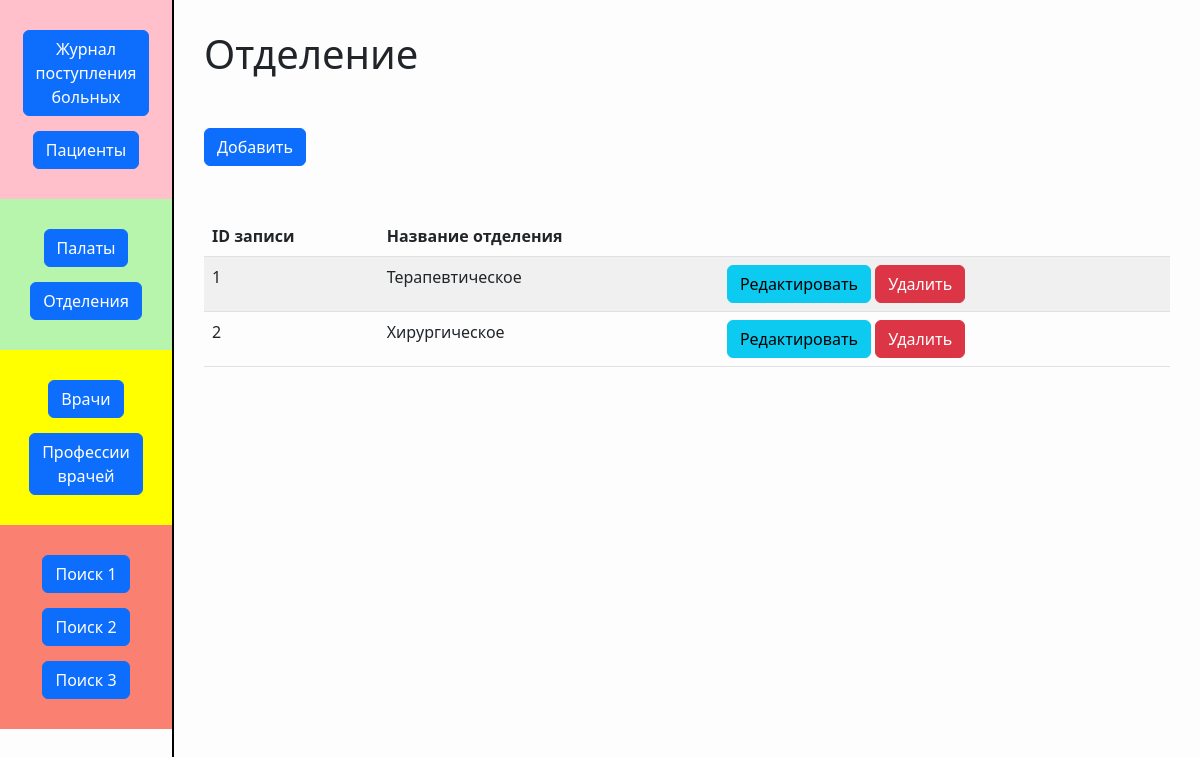
The page /pages/departments/index.php on the database its author committed.
### tables this page shows
CREATE TABLE IF NOT EXISTS `departments` (
  `id_departments` int(11) NOT NULL AUTO_INCREMENT,
  `department_name` varchar(50) NOT NULL,
  PRIMARY KEY (`id_departments`),
  UNIQUE KEY `department_name` (`department_name`)
);

### models/Departments/utils/function.php (called while the page is built, shortened)
<?
    function getAllDepartments ($base) {
        $sql = "SELECT
        id_departments,
        department_name
        FROM `departments`
        ORDER BY `id_departments`";
        $res = $base -> query($sql);
        $departments = $res ->fetch_all(MYSQLI_ASSOC);
        return $departments;
    }
?>

### models/Departments/components/DepartmentsTable.php (the view)
<?
   $departments = getAllDepartments($base);
?>
<table class="table table-striped"">
    <thead>
        <tr>
            <th>ID записи</th>
            <th>Название отделения</th>
            <th></th>
        </tr>
    </thead>
    <tbody>
    <?php
        for ($i = 0; $i<count($departments); $i++) {
                ?>
    <tr>
        <td><? echo  $departments[$i]['id_departments']?></td>
        <td><? echo  $departments[$i]['department_name']?></td>
        <td>
            <a href="edit.php?id=<?echo $departments[$i]['id_departments']?>" class="btn btn-info">Редактировать</a>
            <a href="?delete=<?echo $departments[$i]['id_departments']?>" class="btn btn-danger">Удалить</a>
        </td>
    </tr>
    <?}?>
    </tbody>
</table>

### rows shown on the page
departments: id_departments "1", department_name "Терапевтическое"
departments: id_departments "2", department_name "Хирургическое"
